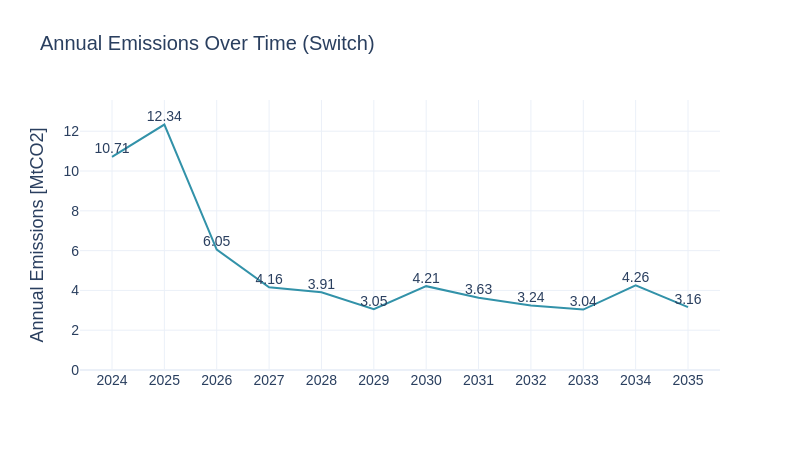

The code cell stored with this chart in its notebook:
### Code cell
em_sw = pd.read_csv(model_outputs_path + '/emissions.csv')
em_sw['AnnualEmissions_MtCO2_per_yr'] = em_sw['AnnualEmissions_tCO2_per_yr'] / 1e6
em_sw = em_sw[em_sw['PERIOD'] != years[0]]
sw.scenarios.annual_emmissions(em_sw, 'PERIOD', 'AnnualEmissions_MtCO2_per_yr', scenario_name, 'Switch')

### Figure 1 — Plotly figure (JSON) as saved in the notebook; plotly's stock layout.template omitted (floating-point values rounded to 4 significant figures)
{"data": [{"line": {"color": "#3292A9"}, "mode": "lines+text", "text": ["10.71", "12.34", "6.05", "4.16", "3.91", "3.05", "4.21", "3.63", "3.24", "3.04", "4.26", "3.16"], "textfont": {"family": "Arial", "size": 14}, "textposition": "top center", "type": "scatter", "x": [2024, 2025, 2026, 2027, 2028, 2029, 2030, 2031, 2032, 2033, 2034, 2035], "y": [10.71, 12.34, 6.049, 4.156, 3.909, 3.053, 4.214, 3.634, 3.239, 3.036, 4.255, 3.16]}], "layout": {"font": {"family": "Arial", "size": 16}, "height": 450, "showlegend": false, "title": {"font": {"family": "Arial", "size": 20}, "text": "Annual Emissions Over Time (Switch)"}, "width": 800, "xaxis": {"tickfont": {"family": "Arial", "size": 14}, "tickvals": [2024, 2025, 2026, 2027, 2028, 2029, 2030, 2031, 2032, 2033, 2034, 2035], "title": {"font": {"family": "Arial", "size": 18}, "text": ""}}, "yaxis": {"range": [0, 13.57], "tickfont": {"family": "Arial", "size": 14}, "title": {"font": {"family": "Arial", "size": 18}, "text": "Annual Emissions [MtCO2]"}}}}
